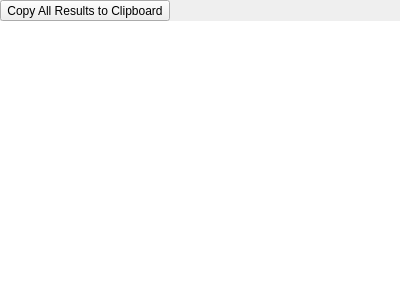
<?xml version="1.0" encoding="UTF-8"?>
<ui version="4.0">
 <class>SearchResultsDock</class>
 <widget class="QDockWidget" name="SearchResultsDock">
  <property name="geometry">
   <rect>
    <x>0</x>
    <y>0</y>
    <width>400</width>
    <height>300</height>
   </rect>
  </property>
  <property name="windowTitle">
   <string>Search Results</string>
  </property>
  <widget class="QWidget" name="dockWidgetContents">
   <layout class="QVBoxLayout" name="verticalLayout">
    <property name="spacing">
     <number>0</number>
    </property>
    <property name="leftMargin">
     <number>0</number>
    </property>
    <property name="topMargin">
     <number>0</number>
    </property>
    <property name="rightMargin">
     <number>0</number>
    </property>
    <property name="bottomMargin">
     <number>0</number>
    </property>
    <item>
     <widget class="QStackedWidget" name="pageStack">
      <widget class="QWidget" name="searchResultsPage">
       <layout class="QVBoxLayout" name="searchResultsPageLayout">
        <property name="spacing">
         <number>0</number>
        </property>
        <property name="leftMargin">
         <number>0</number>
        </property>
        <property name="topMargin">
         <number>0</number>
        </property>
        <property name="rightMargin">
         <number>0</number>
        </property>
        <property name="bottomMargin">
         <number>0</number>
        </property>
        <item>
         <layout class="QHBoxLayout" name="horizontalLayout">
          <item>
           <widget class="QToolButton" name="btnCopyResults">
            <property name="toolTip">
             <string>Copy All Results to Clipboard</string>
            </property>
            <property name="text">
             <string>Copy All Results to Clipboard</string>
            </property>
            <property name="icon">
             <iconset resource="../resources.qrc">
              <normaloff>:/icons/copy.png</normaloff>:/icons/copy.png</iconset>
            </property>
           </widget>
          </item>
          <item>
           <spacer name="horizontalSpacer">
            <property name="orientation">
             <enum>Qt::Horizontal</enum>
            </property>
            <property name="sizeHint" stdset="0">
             <size>
              <width>40</width>
              <height>20</height>
             </size>
            </property>
           </spacer>
          </item>
         </layout>
        </item>
        <item>
         <widget class="QTreeWidget" name="treeWidget">
          <property name="font">
           <font>
            <family>Courier New</family>
            <pointsize>10</pointsize>
            <bold>false</bold>
           </font>
          </property>
          <property name="contextMenuPolicy">
           <enum>Qt::CustomContextMenu</enum>
          </property>
          <property name="frameShape">
           <enum>QFrame::NoFrame</enum>
          </property>
          <property name="selectionMode">
           <enum>QAbstractItemView::ExtendedSelection</enum>
          </property>
          <property name="verticalScrollMode">
           <enum>QAbstractItemView::ScrollPerItem</enum>
          </property>
          <property name="indentation">
           <number>12</number>
          </property>
          <property name="uniformRowHeights">
           <bool>true</bool>
          </property>
          <property name="columnCount">
           <number>2</number>
          </property>
          <attribute name="headerVisible">
           <bool>false</bool>
          </attribute>
          <column>
           <property name="text">
            <string notr="true">1</string>
           </property>
          </column>
          <column>
           <property name="text">
            <string notr="true">2</string>
           </property>
          </column>
         </widget>
        </item>
       </layout>
      </widget>
      <widget class="QWidget" name="relationPanelPage"/>
     </widget>
    </item>
   </layout>
  </widget>
 </widget>
 <resources>
  <include location="../resources.qrc"/>
 </resources>
 <connections/>
</ui>
